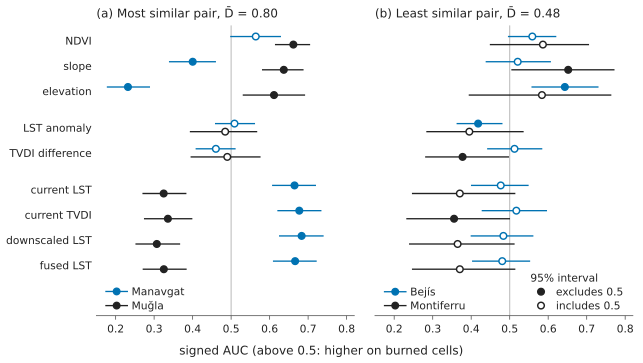

The Python source for this figure:
#!/usr/bin/env python3
"""Figure 8 - the contrast pairs (2026-10-23 redraw).

(a) Manavgat and Muğla, the most similar pair (highest niche overlap), whose transfer is below
chance in both directions; (b) Bejís and Montiferru, the least similar pair, whose transfer is
above chance in both directions. For each of the nine numeric predictors, a dot per region at
its signed univariate AUC with its 95% spatial-block interval; the dot is filled where the
interval excludes 0.5 and open where it does not. First region blue, second near-black, with a
small vertical offset as a second cue (vermillion is kept for "below chance" in Fig. 4).

The earlier version (arrows from 0.5, open/filled arrowheads, dashed second region, shaded
disagreement rows, Schoener D side bars and three header lines per panel) is in the git history
before 2026-10-23; the per-feature D values are in Table S18.

Data: paper/labelfix_rerun/round5/out_official/figure_contrast_pairs.json, the corrected
Manavgat label. Hard asserts tie every headline number to the abstract, Section S1.16 and round5/s7.
"""
import hashlib
import json
import sys
from pathlib import Path

import matplotlib
matplotlib.use("Agg")
import matplotlib.pyplot as plt
from matplotlib.lines import Line2D

sys.path.insert(0, str(Path(__file__).resolve().parent))
from _layout_check import check as layout_check, assert_inside
import _style as S

HERE = Path(__file__).resolve().parent
SRC = HERE.parent / "labelfix_rerun" / "round5" / "out_official" / "figure_contrast_pairs.json"
S7 = HERE.parent / "labelfix_rerun" / "round5" / "s7_contrast_pair.json"


FEATURE_ORDER = [  # grouped: static / anomaly-referenced / absolute thermal
    ("ndvi_mean", "NDVI"),
    ("slope_mean", "slope"),
    ("elevation_mean", "elevation"),
    ("lst_anomaly_mean", "LST anomaly"),
    ("tvdi_difference_mean", "TVDI difference"),
    ("current_lst_mean", "current LST"),
    ("current_tvdi_mean", "current TVDI"),
    ("downscaled_lst_mean", "downscaled LST"),
    ("fused_lst_mean", "fused LST"),
]
GROUP_BREAKS = {3, 5}
REGION_LABEL = {
    "manavgat_2021": "Manavgat", "mugla_2021": "Muğla",
    "bejis_2022": "Bejís", "montiferru_2021": "Montiferru",
}
DBAR = "D̄"
NDASH = " and "

raw = SRC.read_bytes()
sha = hashlib.sha256(raw).hexdigest()
data = json.loads(raw)
pairs = {p["pair"]: p for p in data["pairs"]}
P_LEFT = pairs["manavgat_2021 ~ mugla_2021"]
P_RIGHT = pairs["bejis_2022 ~ montiferru_2021"]


def supported(v):
    return v["lo"] > 0.5 or v["hi"] < 0.5


def jointly_supported(pair, a, b):
    per = pair["per_feature_signed_auc"]
    return [k for k, _ in FEATURE_ORDER if supported(per[k][a]) and supported(per[k][b])]


JS_LEFT = jointly_supported(P_LEFT, "manavgat_2021", "mugla_2021")
JS_RIGHT = jointly_supported(P_RIGHT, "bejis_2022", "montiferru_2021")

# ---- hard asserts: figure must match the manuscript text ----
assert data["meta"]["parquet_sha256_prefixes"]["manavgat_2021"] != "054a1961", "frozen-label file"
assert abs(P_LEFT["niche_overlap"]["schoener_d_mean1d"] - 0.799) < 5e-4
assert abs(P_RIGHT["niche_overlap"]["schoener_d_mean1d"] - 0.479) < 5e-4
assert JS_LEFT == ["slope_mean", "elevation_mean", "current_lst_mean", "current_tvdi_mean",
                   "downscaled_lst_mean", "fused_lst_mean"], JS_LEFT
assert JS_RIGHT == [], JS_RIGHT
assert not any(P_LEFT["per_feature_signed_auc"][k]["sign_agrees"] for k in JS_LEFT)
AGREE_LEFT = sum(P_LEFT["per_feature_signed_auc"][k]["sign_agrees"] for k, _ in FEATURE_ORDER)
AGREE_RIGHT = sum(P_RIGHT["per_feature_signed_auc"][k]["sign_agrees"] for k, _ in FEATURE_ORDER)
assert (AGREE_LEFT, AGREE_RIGHT) == (2, 7), (AGREE_LEFT, AGREE_RIGHT)
tl, tr = P_LEFT["transfer"], P_RIGHT["transfer"]
assert abs(tl["manavgat_2021_to_mugla_2021"]["auc"] - 0.438) < 5e-4    # abstract
assert abs(tl["mugla_2021_to_manavgat_2021"]["auc"] - 0.345) < 5e-4    # abstract
assert abs(tr["bejis_2022_to_montiferru_2021"]["auc"] - 0.5937) < 5e-4
assert abs(tr["montiferru_2021_to_bejis_2022"]["auc"] - 0.5483) < 5e-4
for direction, rec in {**tl, **tr}.items():
    lo, hi = rec["ci95"]
    assert hi < 0.5 or lo > 0.5, f"{direction} must be CI-supported off chance (2-cell)"
# the caption's 5 km statement: only Mugla -> Manavgat keeps support at 10-cell blocking
V10 = {d: r["v10"] for d, r in json.loads(S7.read_text(encoding="utf-8"))["official"]["transfer"].items()}
assert V10 == {"manavgat_2021_to_mugla_2021": "uncertain", "mugla_2021_to_manavgat_2021": "below",
               "bejis_2022_to_montiferru_2021": "uncertain",
               "montiferru_2021_to_bejis_2022": "uncertain"}, V10

# ---- Appendix D Table B10 and Appendix A(s): bound to this figure's source and to Table 4's --
# (2026-09-23) Every B10 cell is asserted at the printed 3 dp: D-bar, per-feature D and as-drawn
# transfer against figure_contrast_pairs.json (this figure's source); collar transfer, collar
# ranks and the A(s) collar extremes against round5/collar/aoi_frame_transfer.csv (Table 4's
# source, regen_transfer_ci.py); the AoA shares against round5/collar/aoa_directed_pair_summary.csv.
import pandas as _pd
_COL = HERE.parent / "labelfix_rerun" / "round5" / "collar"
_ct = _pd.read_csv(_COL / "aoi_frame_transfer.csv")
_ct = _ct[(_ct.source_frame == "10km") & (_ct.target_frame == "10km")].sort_values("thermal").reset_index(drop=True)
assert len(_ct) == 20 and f"{_ct.thermal.mean():.3f}" == "0.589"          # Table 4, 10 km / 10 km
_cv = {r.direction: (r.thermal, r.thermal_ci_lo, r.thermal_ci_hi, i + 1) for i, r in _ct.iterrows()}
_aoa = _pd.read_csv(_COL / "aoa_directed_pair_summary.csv").set_index("direction")["fraction_inside_weighted_aoa"]
_fd = lambda p: sorted(p["per_feature_signed_auc"][k]["schoener_d_this_feature"] for k, _ in FEATURE_ORDER)
_ord = lambda n: f"{n}{'th' if 10 <= n % 100 <= 20 else {1: 'st', 2: 'nd', 3: 'rd'}.get(n % 10, 'th')}"
MM_, MG_, BM_, MB_ = ("manavgat_2021_to_mugla_2021", "mugla_2021_to_manavgat_2021",
                      "bejis_2022_to_montiferru_2021", "montiferru_2021_to_bejis_2022")
B10_EXPECTED = [
    f"| Schoener's *D*, mean 1-D | **{P_LEFT['niche_overlap']['schoener_d_mean1d']:.3f}** (highest) | "
    f"**{P_RIGHT['niche_overlap']['schoener_d_mean1d']:.3f}** (lowest) |",
    f"| per-feature *D* | {_fd(P_LEFT)[0]:.2f} to {_fd(P_LEFT)[-1]:.2f} | {_fd(P_RIGHT)[0]:.2f} to {_fd(P_RIGHT)[-1]:.2f} |",
    f"| transfer, frames as drawn | {tl[MM_]['auc']:.3f}, {tl[MG_]['auc']:.3f} | {tr[BM_]['auc']:.3f}, {tr[MB_]['auc']:.3f} |",
    f"| transfer, 10 km collar | {_cv[MM_][0]:.3f}, {_cv[MG_][0]:.3f} | {_cv[BM_][0]:.3f}, {_cv[MB_][0]:.3f} |",
    f"| rank of 20 on the collar, from the bottom | {_ord(_cv[MM_][3])}, {_ord(_cv[MG_][3])} | "
    f"{_ord(_cv[BM_][3])}, {_ord(_cv[MB_][3])} |",
    f"| target cells inside the AoA | {_aoa[MM_]:.3f}, {_aoa[MG_]:.3f} | n/a |",
]
_supp = (HERE.parent / "supplementary.md").read_text(encoding="utf-8")
for _row in B10_EXPECTED:
    assert _row in _supp, f"Table B10 row not as computed: {_row}"
_as = " ".join(_supp[_supp.index("## S1.16 "):_supp.index("## S1.17 ")].split())   # former A(s)
_lo, _hi = _ct.iloc[0], _ct.iloc[-1]
for _s in (f"{tl[MM_]['auc']:.3f} and {tl[MG_]['auc']:.3f} as drawn",
           f"{_cv[MM_][0]:.3f} and {_cv[MG_][0]:.3f} under the collar",
           f"[{_cv[MG_][1]:.3f}, {_cv[MG_][2]:.3f}], excludes chance",
           f"Manavgat to Bejís at {_lo.thermal:.3f}", f"Muğla to Evia at {_hi.thermal:.3f}",
           f"seven of nine feature-response directions point opposite ways",
           f"all six features supported in both regions have opposite signs"):
    assert _s in _as, f"A(s) does not state: {_s}"
assert _lo.direction == "manavgat_2021_to_bejis_2022" and _hi.direction == "mugla_2021_to_evia_2021_extended"
assert _cv[MG_][2] < 0.5 < _cv[MM_][2]          # only Mugla -> Manavgat excludes chance on the collar
assert 9 - AGREE_LEFT == 7 and len(JS_LEFT) == 6

# x range: every CI must lie inside it (Manavgat elevation reaches 0.179 on the corrected label)
XLIM = (0.15, 0.82)
for p_ in (P_LEFT, P_RIGHT):
    for fk, _ in FEATURE_ORDER:
        for rk, v in p_["per_feature_signed_auc"][fk].items():
            if isinstance(v, dict):
                assert XLIM[0] < v["lo"] and v["hi"] < XLIM[1], (fk, rk, v)

S.apply()
fig, (axL, axR) = plt.subplots(1, 2, figsize=(S.WIDTH_MM * S.MM, 96 * S.MM), sharey=True)
data_artists = []


def y_positions():
    ys, y = [], 0.0
    for i in range(len(FEATURE_ORDER)):
        ys.append(y)
        y -= 1.0
        if (i + 1) in GROUP_BREAKS:
            y -= 0.45
    return ys


YS = y_positions()


def draw_panel(ax, pair, region_a, region_b, tag, title, subtitle):
    per = pair["per_feature_signed_auc"]
    S.chance(ax)
    for (fkey, _), y in zip(FEATURE_ORDER, YS):
        for region, colour, dy in ((region_a, S.BLUE, +0.16), (region_b, S.INK, -0.16)):
            v = per[fkey][region]
            ci, = ax.plot([v["lo"], v["hi"]], [y + dy, y + dy], color=colour, lw=1.0, zorder=2)
            pt, = ax.plot(v["auc"], y + dy, marker="o", ms=5.0, lw=0, mec=colour, mew=1.1,
                          mfc=colour if supported(v) else "white", zorder=3)
            data_artists.extend([(ci, f"ci:{tag}:{fkey}:{region}"), (pt, f"auc:{tag}:{fkey}:{region}")])
    ax.set_title(f"({tag}) {title}, {subtitle}", fontsize=S.FS_BODY)
    ax.set_xlim(XLIM)
    ax.set_xticks([0.2, 0.3, 0.4, 0.5, 0.6, 0.7, 0.8])
    handles = [Line2D([], [], marker="o", ms=5.0, color=S.BLUE, lw=1.0),
               Line2D([], [], marker="o", ms=5.0, color=S.INK, lw=1.0)]
    ax.legend(handles, [REGION_LABEL[region_a], REGION_LABEL[region_b]], loc="lower left",
              bbox_to_anchor=(0.0, -0.02), handletextpad=0.4, labelspacing=0.3)
    assert_inside(ax, f"Fig. 8{tag}", xs=[per[f][r][k] for f, _ in FEATURE_ORDER
                                          for r in (region_a, region_b) for k in ("lo", "auc", "hi")])


nl, nr = P_LEFT["niche_overlap"], P_RIGHT["niche_overlap"]
draw_panel(axL, P_LEFT, "manavgat_2021", "mugla_2021", "a", "Most similar pair",
           f"D̄ = {nl['schoener_d_mean1d']:.2f}")
draw_panel(axR, P_RIGHT, "bejis_2022", "montiferru_2021", "b", "Least similar pair",
           f"D̄ = {nr['schoener_d_mean1d']:.2f}")
# filled/open key in the empty lower right of panel (b); the region legend stays at lower left
axR.add_artist(axR.get_legend())
fill_key = [Line2D([], [], marker="o", ms=5.0, lw=0, mec=S.INK, mew=1.1, mfc=S.INK),
            Line2D([], [], marker="o", ms=5.0, lw=0, mec=S.INK, mew=1.1, mfc="white")]
axR.legend(fill_key, ["excludes 0.5", "includes 0.5"], title="95% interval", loc="lower right",
           bbox_to_anchor=(1.0, -0.02), handletextpad=0.4, labelspacing=0.3, alignment="left",
           title_fontsize=S.FS_SMALL)
axL.set_yticks(YS, [f for _, f in FEATURE_ORDER])
axL.set_ylim(YS[-1] - 2.0, YS[0] + 0.6)
axL.tick_params(axis="y", length=0)
for ax in (axL, axR):
    ax.spines["left"].set_visible(False)
axR.tick_params(axis="y", left=False)
fig.supxlabel("signed AUC (above 0.5: higher on burned cells)", fontsize=S.FS_BODY, y=0.015)
fig.subplots_adjust(left=0.15, right=0.985, top=0.93, bottom=0.13, wspace=0.08)

problems = layout_check(fig, "Fig. 8 - contrast pairs", min_gap_pt=2.0, min_font_pt=8.0,
                        data_artists=data_artists)
S.save(fig, HERE, "fig8_contrast_pairs")

(HERE / "fig8_provenance.json").write_text(json.dumps({
    "figure": "Fig. 8 - contrast pairs",
    "script": "paper/figures/fig8_contrast_pairs.py",
    "source": {"path": "paper/labelfix_rerun/round5/out_official/figure_contrast_pairs.json", "sha256": sha},
    "asserts": ("corrected-label source (Manavgat parquet prefix is not the frozen 054a1961); "
                "D-bar means 0.799/0.479; jointly supported features exactly the six "
                "[slope, elevation, current LST, current TVDI, downscaled LST, fused LST] in (a), "
                "all opposite in sign, and [] in (b); sign agreement 2/9 and 7/9; four transfer "
                "AUCs (0.438, 0.345 from the abstract; 0.594, 0.548) and 2-cell CI-off-chance "
                "checks; 10-cell verdicts from round5/s7 (only Mugla->Manavgat supported); Table S18 "
                "rows and Section S1.16 statements; every plotted value inside the axes"),
    "s7": {"path": "paper/labelfix_rerun/round5/s7_contrast_pair.json",
           "sha256": hashlib.sha256(S7.read_bytes()).hexdigest()},
    "design": "2026-10-23 redraw: dot + interval per region and feature, filled = interval excludes 0.5; "
              "region = colour and vertical offset; no arrows, shading or side bars",
    "canvas_mm": [S.WIDTH_MM, 96],
    "font_pt": {"body": S.FS_BODY, "minimum": S.FS_SMALL},
    "layout_check": f"paper/figures/_layout_check.py; {len(problems)} problems at build time",
    "environment": f"matplotlib {matplotlib.__version__}",
}, indent=1, ensure_ascii=False), encoding="utf-8")
print(f"fig8 written; source sha256 {sha[:12]}...; jointly supported a={JS_LEFT} b={JS_RIGHT}; all asserts passed")
